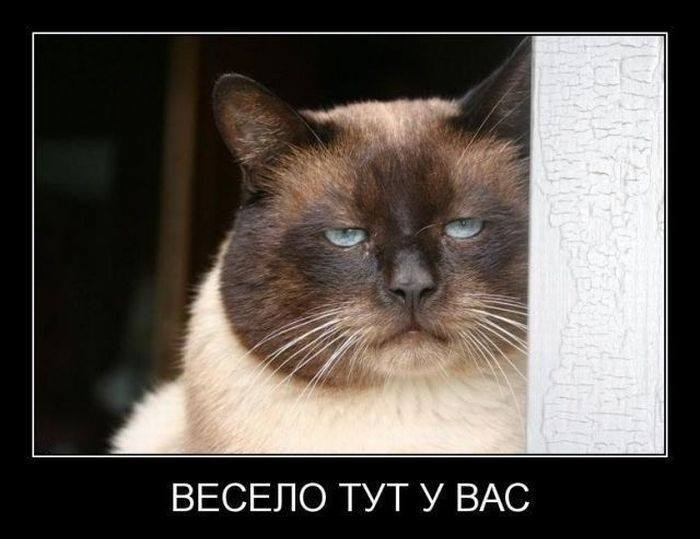
#> input picture DS/Lab8_py/sad_cat.jpg, 700 x 539 px
$ python code.py
#> lines starting #> are read from the running program, lines starting #| are printed output that depends on the picture
#%%
# -*- coding: utf-8 -*-
"""
Image Processing
"""
#Import required libraries
import numpy as np
import matplotlib.pyplot as plt
import matplotlib.image as mpimg
from PIL import Image


#Open Image
im0 = Image.open("sad_cat.jpg")
#> im0 is the input picture: PIL image 700x539 RGB; mean R, G, B 89, 82.3, 76.6
title0 = Image.open("titles.jpg")
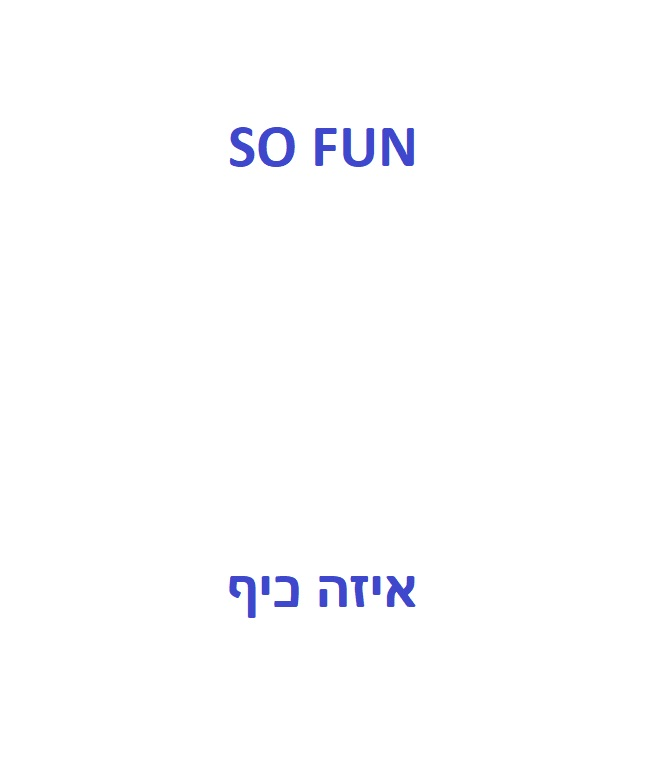
#> input picture DS/Lab8_py/titles.jpg, 655 x 765 px
#> title0 is the input picture: PIL image 655x765 RGB; mean R, G, B 252.8, 252.9, 254.3

img = mpimg.imread('sad_cat.jpg')
title = mpimg.imread('titles.jpg')
title1 = title[:,:,0]

rows = title1.shape[0]
#> rows = 765
cols = title1.shape[1]
#> cols = 655


gr_im =  0.2989*img[:,:,0] + 0.5870*img[:,:,1] + 0.1140*img[:,:,2]
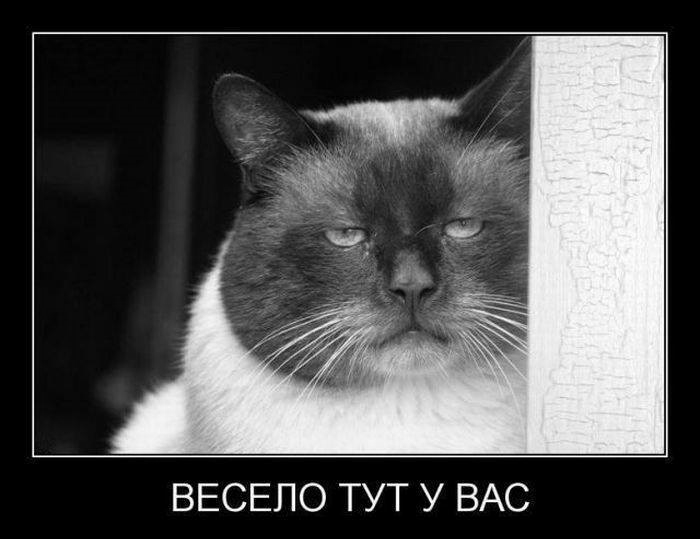
#> gr_im: shape (539, 700) float64; min 0, max 255, mean 83.6

title_inv = 255 - title1
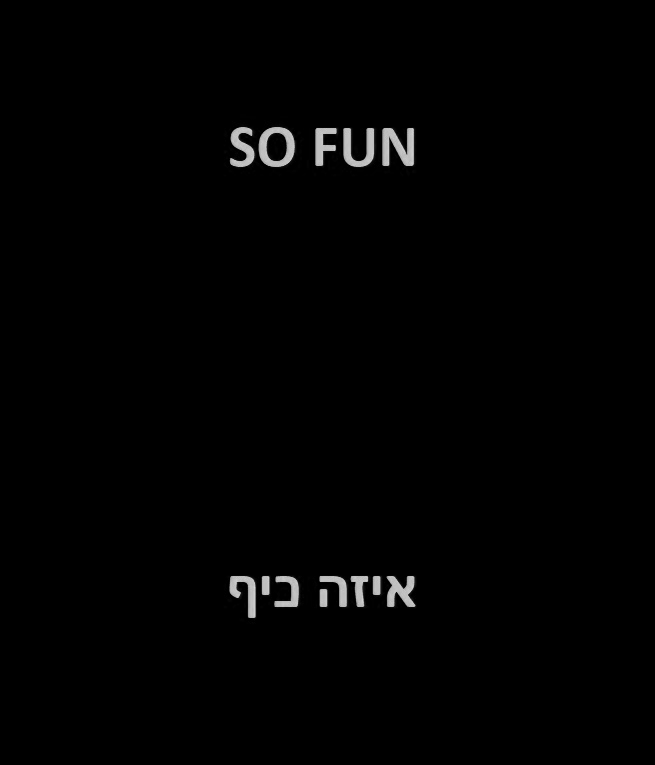
#> title_inv: shape (765, 655); min 0, max 215, mean 2.2

rows2=rows//2
#> rows2 = 382
title2 = title_inv[0:rows2,:]
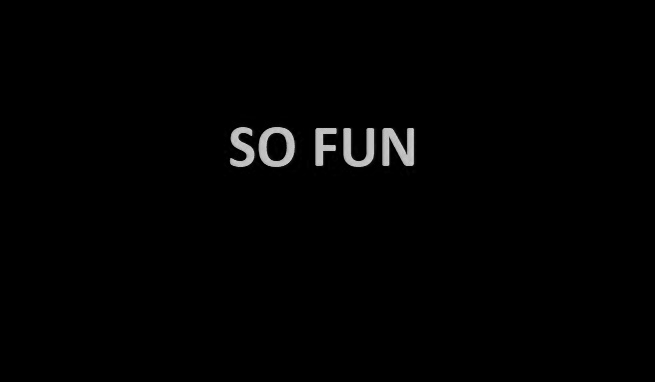
#> title2: shape (382, 655); min 0, max 209, mean 2.4

#%%
def title_start(img, radius):
    """
    takes an img and moves from the bottom up to find the first line that is outside the
    radius where every line is a vector and the all black vector is norm = 0;
    """
#> called with radius = 3400
    rows = len(img)
#> rows = 539
    for i in range(rows-1,-1,-1):
        if np.linalg.norm(img[i]) > radius:
            return i
    return 0

rad = 3400
start = title_start(gr_im,rad)
#> start = 456
size = len(gr_im) - start
#> size = 83
# %%

def find_title(title_img, size):
    """
    title_img: img containing the title we want to crop;
    size: the amount of lines we want to crop;
    """
#> called with size = 83
    noise = 10
    start = 0
    for l,row in enumerate(title_img):
            if np.linalg.norm(row) > noise:
                start = l
                break
#> this loop made 125 passes
#> start on pass 125: 124
    end = len(title_img)-1
#> end = 381
    for l,row in enumerate(title_img[start:]):
        if np.linalg.norm(row) == 0:
                end = start+l
                break
#> this loop made 54 passes
#> end on pass 54: 177
    center = (end-start)//2 + start
#> center = 150
    title_start = (center - size//2) if (center - size//2)>=0 else 0
#> title_start = 109
    title_end = (center + size//2) if (center + size//2)<len(title_img) else (len(title_img))
#> title_end = 191
    return title_img[title_start:title_end,:]
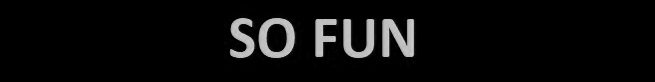
#> returned value: shape (82, 655); min 0, max 209, mean 11.2

cropped_title = find_title(title2,size)
plt.imshow(cropped_title,cmap= 'gray')
plt.show()

#%%
tmp = np.zeros((len(cropped_title),max(len(gr_im[0]),len(cropped_title))))
#> tmp: shape (82, 700) float64; every value is 0
tmp[:,:len(cropped_title[0])] = cropped_title
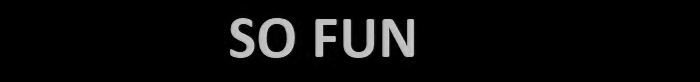
#> tmp: shape (82, 700) float64; min 0, max 209, mean 10.5
finished = np.concatenate((gr_im[0:start],tmp))
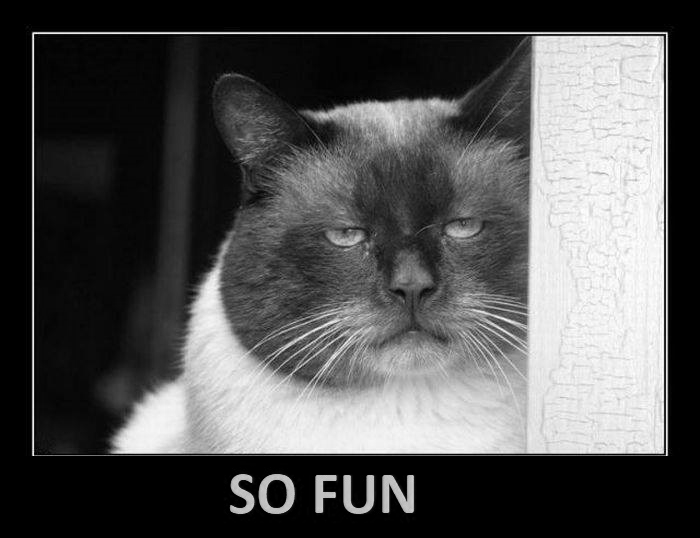
#> finished: shape (538, 700) float64; min 0, max 255, mean 82.8
# %%
plt.imshow(finished,cmap='gray')
plt.show()
